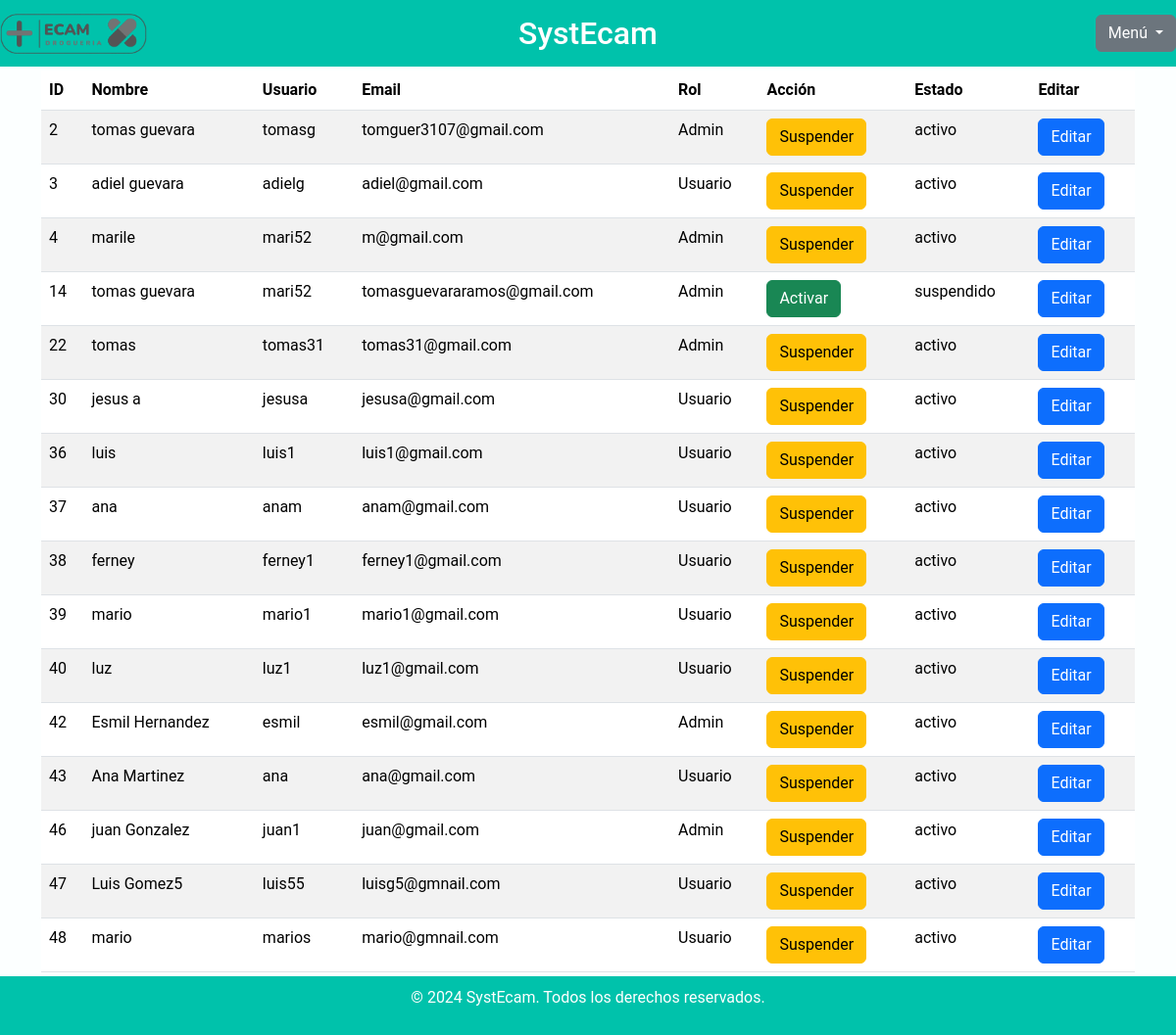
The page /usuarios.php (signed in) on the database its author committed.
### tables this page shows
CREATE TABLE `usuarios` (
  `id` int(45) NOT NULL,
  `nombre` varchar(45) NOT NULL,
  `usuario` varchar(45) NOT NULL,
  `email` varchar(45) NOT NULL,
  `pass` varchar(255) NOT NULL,
  `roles_id` int(45) NOT NULL,
  `estado` enum('activo','suspendido') DEFAULT 'activo'
);

### usuarios.php (the view, shortened to what this page needs)
<?php
require_once("BaseDatos/Conexion.php");
$sql = "SELECT * FROM usuarios";
$stmt = $conn->prepare($sql);
$stmt->execute();
$result = $stmt->get_result();
?>
<!DOCTYPE html>
<html lang="es">
<head>
    <link href="https://cdn.jsdelivr.net/npm/bootstrap@5.3.3/dist/css/bootstrap.min.css" rel="stylesheet">
    <link rel="stylesheet" href="css/styusuario.css">
</head>
<body>
<header>
    <div class="header-container">
        <img src="img/logo.png" alt="SystEcam" class="logo">
        <h1 class="nombre-software"><a href="modulos.php" style="text-decoration: none; color: inherit;">SystEcam</a></h1>
        <div class="dropdown" style="position: absolute; right: 0;">
            <button class="btn btn-secondary dropdown-toggle" type="button" data-bs-toggle="dropdown" aria-expanded="false">
                Menú
            </button>
        </div>
    </div>
</header>
<br><br><br>
<div class="container">
    <table class="table table-striped">
        <thead>
            <tr>
                <th>ID</th>
                <th>Nombre</th>
                <th>Usuario</th>
                <th>Email</th>
                <th>Rol</th>
                <th>Acción</th>
                <th>Estado</th>
                <th>Editar</th>
            </tr>
        </thead>
     <tbody>
    <?php
    if ($result->num_rows > 0) {
        while($fila = $result->fetch_assoc()) {
            echo "<tr>";
            echo "<td>" . htmlspecialchars($fila['id']) . "</td>";
            echo "<td>" . htmlspecialchars($fila['nombre']) . "</td>";
            echo "<td>" . htmlspecialchars($fila['usuario']) . "</td>";
            echo "<td>" . htmlspecialchars($fila['email']) . "</td>";
            echo "<td>" . ($fila['roles_id'] == 1 ? 'Admin' : 'Usuario') . "</td>";
            $estadoActual = strtolower($fila['estado']);
            echo "<td>";
            if ($estadoActual === 'activo') {
                echo "<button type='button' class='btn btn-warning' onclick=\"cambiarEstado(" . htmlspecialchars($fila['id']) . ", 'Suspendido')\">";
                echo "Suspender";
            } else {
                echo "<button type='button' class='btn btn-success' onclick=\"cambiarEstado(" . htmlspecialchars($fila['id']) . ", 'Activo')\">";
                echo "Activar";
            }
            echo "</button></td>";
            echo "<td>" . htmlspecialchars($fila['estado']) . "</td>";
            echo "<td><button type='button' class='btn btn-primary btn-edit' data-bs-toggle='modal' data-bs-target='#editModal' ";
            echo "data-id='" . htmlspecialchars($fila['id']) . "' ";
            echo "data-nombre='" . htmlspecialchars($fila['nombre']) . "' ";
            echo "data-usuario='" . htmlspecialchars($fila['usuario']) . "' ";
            echo "data-email='" . htmlspecialchars($fila['email']) . "' ";
            echo "data-rol='" . htmlspecialchars($fila['roles_id']) . "' ";
            echo "data-estado='" . htmlspecialchars($fila['estado']) . "'>";
            echo "Editar</button></td>";
            echo "</tr>";
        }
    } else {
        echo "<tr><td colspan='8'>No hay resultados</td></tr>";
    }
    ?>
</tbody>
    </table>
</div>
<br>
<br>
<footer>
    <p>&copy; 2024 SystEcam. Todos los derechos reservados.</p>
</footer>
</body>
</html>

### CSS/styusuario.css (style rules this page uses)
* { margin: 0; padding: 0; box-sizing: border-box; }
body { font-family: 'Roboto', Arial, sans-serif; display: flex; flex-direction: column; justify-content: space-between; align-items: center; min-height: 100vh; background-color: #fcffff; }
header { width: 100%; background-color: #00c2ab; padding: 15px 0; position: fixed; top: 0; left: 0; right: 0; z-index: 1000; animation: slideInFromLeft 0.5s ease-out; }
.header-container { display: flex; align-items: center; justify-content: center; width: 80%; margin: 0 auto; }
.logo { max-width: 150px; position: absolute; left: 0; }
.nombre-software { font-size: 2rem; color: white; margin: 0; }
footer { background-color: #00c2ab; color: white; text-align: center; padding: 10px 0; position: fixed; width: 100%; bottom: 0; }

### rows shown on the page
usuarios: id "2", nombre "tomas guevara", usuario "tomasg", email "tomguer3107@gmail.com", shows "Admin", estado "activo"
usuarios: id "3", nombre "adiel guevara", usuario "adielg", email "adiel@gmail.com", shows "Usuario", estado "activo"
usuarios: id "4", nombre "marile", usuario "mari52", email "m@gmail.com", shows "Admin", estado "activo"
usuarios: id "14", nombre "tomas guevara", usuario "mari52", email "tomasguevararamos@gmail.com", shows "Admin", estado "suspendido"
usuarios: id "22", nombre "tomas", usuario "tomas31", email "tomas31@gmail.com", shows "Admin", estado "activo"
usuarios: id "30", nombre "jesus a", usuario "jesusa", email "jesusa@gmail.com", shows "Usuario", estado "activo"
usuarios: id "36", nombre "luis", usuario "luis1", email "luis1@gmail.com", shows "Usuario", estado "activo"
usuarios: id "37", nombre "ana", usuario "anam", email "anam@gmail.com", shows "Usuario", estado "activo"
usuarios: id "38", nombre "ferney", usuario "ferney1", email "ferney1@gmail.com", shows "Usuario", estado "activo"
usuarios: id "39", nombre "mario", usuario "mario1", email "mario1@gmail.com", shows "Usuario", estado "activo"
usuarios: id "40", nombre "luz", usuario "luz1", email "luz1@gmail.com", shows "Usuario", estado "activo"
usuarios: id "42", nombre "Esmil Hernandez", usuario "esmil", email "esmil@gmail.com", shows "Admin", estado "activo"
usuarios: id "43", nombre "Ana Martinez", usuario "ana", email "ana@gmail.com", shows "Usuario", estado "activo"
usuarios: id "46", nombre "juan Gonzalez", usuario "juan1", email "juan@gmail.com", shows "Admin", estado "activo"
usuarios: id "47", nombre "Luis Gomez5", usuario "luis55", email "luisg5@gmnail.com", shows "Usuario", estado "activo"
usuarios: id "48", nombre "mario", usuario "marios", email "mario@gmnail.com", shows "Usuario", estado "activo"
